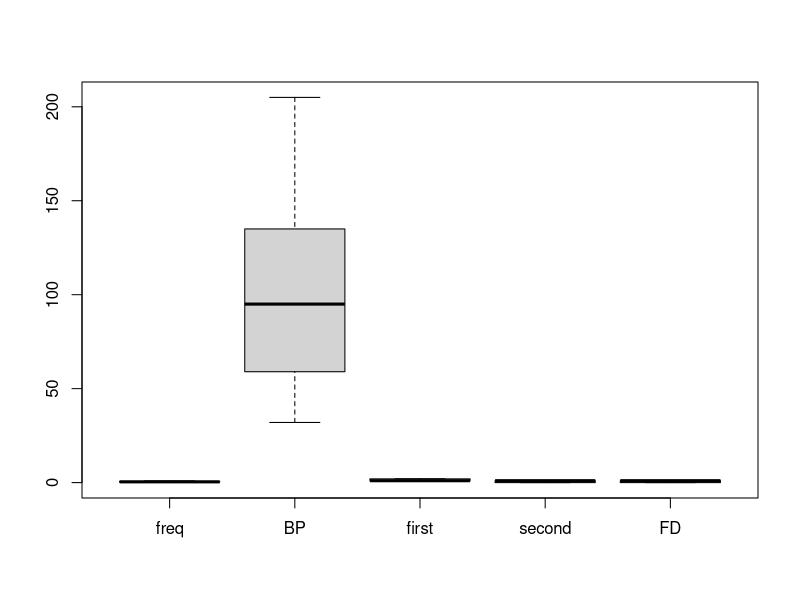
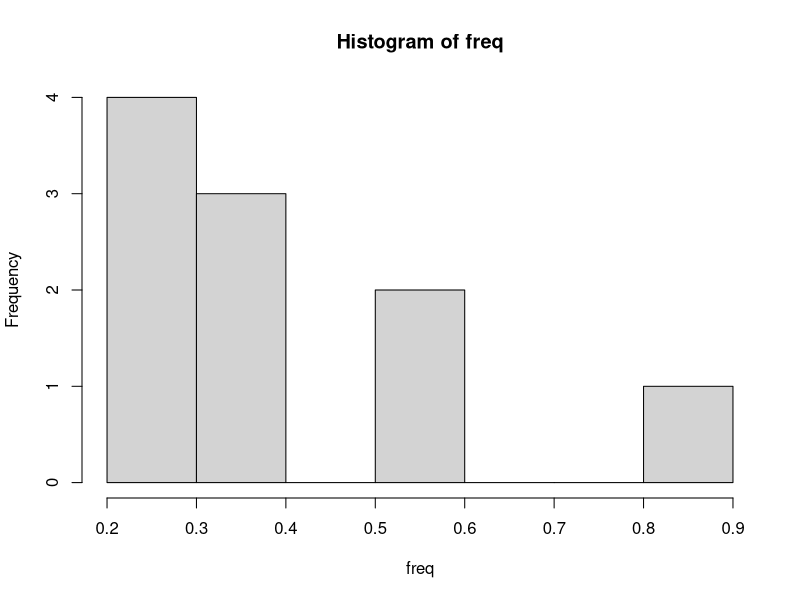
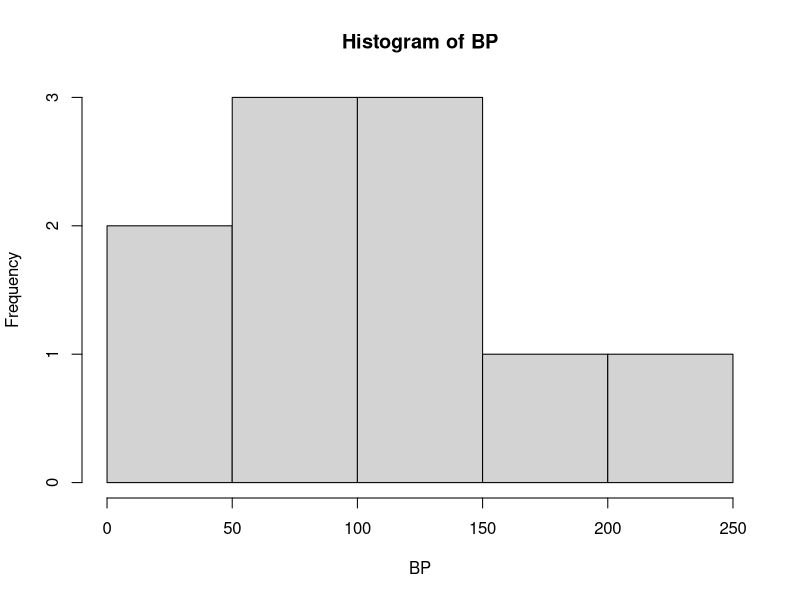
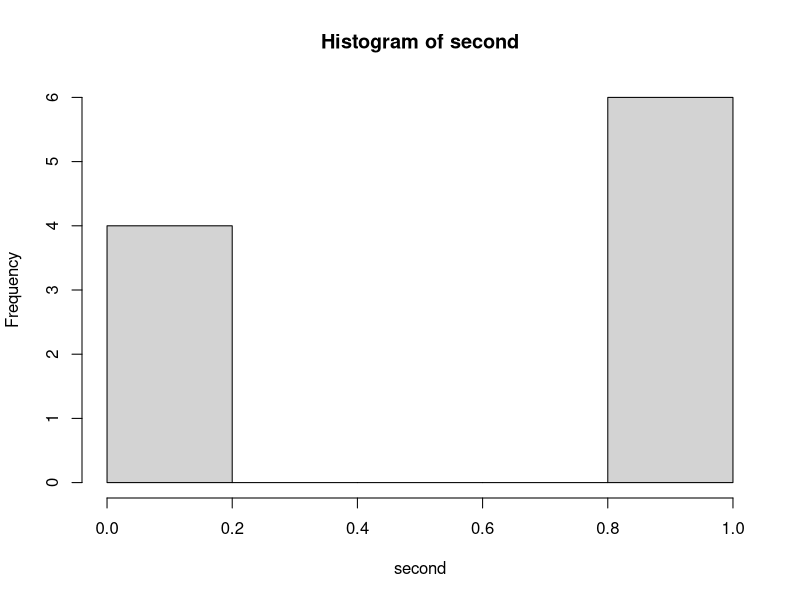
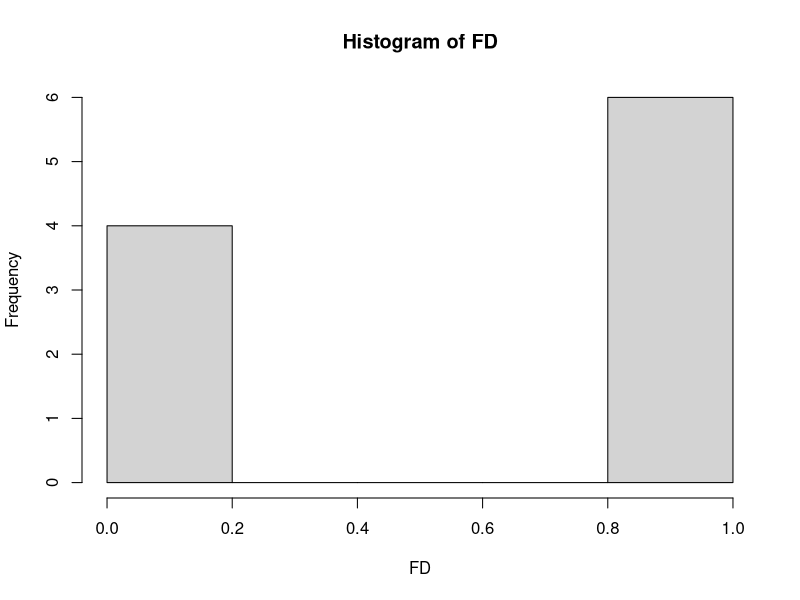

The R source for these figures, in order:
freq<- c(0.6,0.3,0.4,0.4,0.2,0.6,0.3,0.4,0.9,0.2)
BP<- c(103,87,32,42,59,109,78,205,135,176)
first<- c(1,1,1,1,2,2,2,2,NA,1)
second<- c(0,0,1,1,0,0,1,1,1,1)
FD<- c(0,1,0,1,0,1,0,1,1,1)

#create data frame including each variable
data.frame(freq, BP, first, second, FD)

#name the data frame DF
DF<- data.frame(freq, BP, first, second, FD)

#create a side-by-side boxplot for DF
boxplot(DF)

#create a  histogram for freq
hist(freq)

#create a  histogram for BP
hist(BP)

#create a  histogram for first
hist(second)

#create a  histogram for FD
hist(FD)

